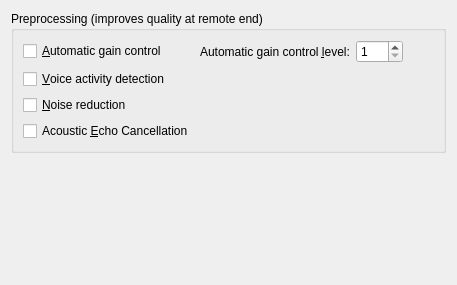
         <widget class="QWidget" name="tabPreprocessing">
          <attribute name="title">
           <string>Prepr&amp;ocessing</string>
          </attribute>
          <layout class="QVBoxLayout">
           <item>
            <widget class="QGroupBox" name="preprocessingGroupBox">
             <property name="title">
              <string>Preprocessing (improves quality at remote end)</string>
             </property>
             <layout class="QHBoxLayout">
              <item>
               <layout class="QGridLayout">
                <item row="0" column="0">
                 <widget class="QCheckBox" name="spxDspAgcCheckBox">
                  <property name="whatsThis">
                   <string>Automatic gain control (AGC) is a feature that deals with the fact that the recording volume may vary by a large amount between different setups. The AGC provides a way to adjust a signal to a reference volume. This is useful because it removes the need for manual adjustment of the microphone gain. A secondary advantage is that by setting the microphone gain to a conservative (low) level, it is easier to avoid clipping.</string>
                  </property>
                  <property name="text">
                   <string>&amp;Automatic gain control</string>
                  </property>
                  <property name="shortcut">
                   <string>Alt+A</string>
                  </property>
                 </widget>
                </item>
                <item row="0" column="1">
                 <widget class="QLabel" name="spxDspAgcLevelTextLabel">
                  <property name="enabled">
                   <bool>true</bool>
                  </property>
                  <property name="text">
                   <string>Automatic gain control &amp;level:</string>
                  </property>
                  <property name="wordWrap">
                   <bool>false</bool>
                  </property>
                  <property name="buddy">
                   <cstring>spxDspAgcLevelSpinBox</cstring>
                  </property>
                 </widget>
                </item>
                <item row="0" column="2">
                 <widget class="QSpinBox" name="spxDspAgcLevelSpinBox">
                  <property name="enabled">
                   <bool>true</bool>
                  </property>
                  <property name="whatsThis">
                   <string>Automatic gain control level represents percentual value of automatic gain setting of a microphone. Recommended value is about 25%.</string>
                  </property>
                  <property name="minimum">
                   <number>1</number>
                  </property>
                  <property name="maximum">
                   <number>100</number>
                  </property>
                 </widget>
                </item>
                <item row="1" column="0">
                 <widget class="QCheckBox" name="spxDspVadCheckBox">
                  <property name="whatsThis">
                   <string>When enabled, voice activity detection detects whether the input signal represents a speech or a silence/background noise.</string>
                  </property>
                  <property name="text">
                   <string>&amp;Voice activity detection</string>
                  </property>
                  <property name="shortcut">
                   <string>Alt+V</string>
                  </property>
                 </widget>
                </item>
                <item row="2" column="0">
                 <widget class="QCheckBox" name="spxDspNrdCheckBox">
                  <property name="whatsThis">
                   <string>The noise reduction can be used to reduce the amount of background noise present in the input signal. This provides higher quality speech.</string>
                  </property>
                  <property name="text">
                   <string>&amp;Noise reduction</string>
                  </property>
                  <property name="shortcut">
                   <string>Alt+N</string>
                  </property>
                 </widget>
                </item>
                <item row="3" column="0">
                 <widget class="QCheckBox" name="spxDspAecCheckBox">
                  <property name="whatsThis">
                   <string>In any VoIP communication, if a speech from the remote end is played in the local loudspeaker, then it propagates in the room and is captured by the microphone. If the audio captured from the microphone is sent directly to the remote end, then the remote user hears an echo of his voice. An acoustic echo cancellation is designed to remove the acoustic echo before it is sent to the remote end. It is important to understand that the echo canceller is meant to improve the quality on the remote end.</string>
                  </property>
                  <property name="text">
                   <string>Acoustic &amp;Echo Cancellation</string>
                  </property>
                  <property name="shortcut">
                   <string>Alt+E</string>
                  </property>
                 </widget>
                </item>
               </layout>
              </item>
              <item>
               <spacer name="spacer24">
                <property name="orientation">
                 <enum>Qt::Horizontal</enum>
                </property>
                <property name="sizeType">
                 <enum>QSizePolicy::Expanding</enum>
                </property>
                <property name="sizeHint" stdset="0">
                 <size>
                  <width>31</width>
                  <height>20</height>
                 </size>
                </property>
               </spacer>
              </item>
             </layout>
            </widget>
           </item>
           <item>
            <spacer name="spacer25">
             <property name="orientation">
              <enum>Qt::Vertical</enum>
             </property>
             <property name="sizeType">
              <enum>QSizePolicy::Expanding</enum>
             </property>
             <property name="sizeHint" stdset="0">
              <size>
               <width>20</width>
               <height>121</height>
              </size>
             </property>
            </spacer>
           </item>
          </layout>
         </widget>
